Frame 1 (no input): blank canvas, image omitted
Frame 60 (no input): blank canvas, image omitted
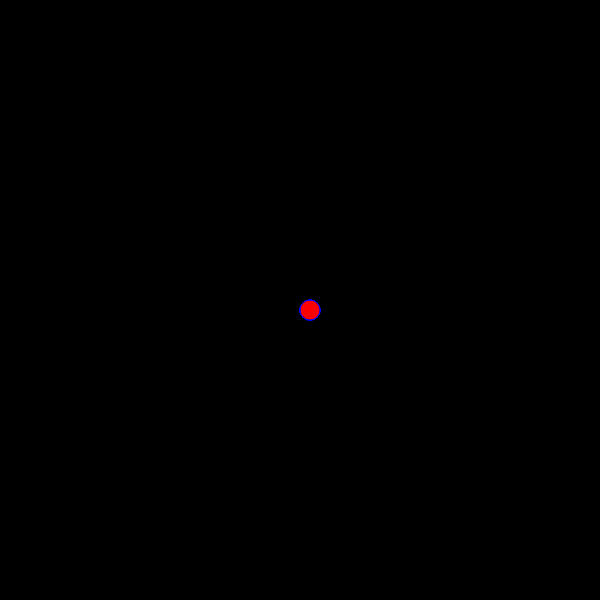
Frame 120 (the mouse pressed at the canvas centre since frame 60)

The p5.js sketch whose frames 1 and 60 were blank and that drew this single picture after the mouse press (run headless with seeded random() and noise() and a simulated clock; from frame 60 on, the mouse is pressed at the canvas centre):

// p5.js sketch
// ── sketch.js
function setup() {
    createCanvas(600, 600);
    background("black");
    
    }
    
    function draw() {
    stroke("blue");
    fill("red");
    if(mouseIsPressed){
    rect(mouseX, mouseY, 20, 20, 20);
    
    } 
    }    
